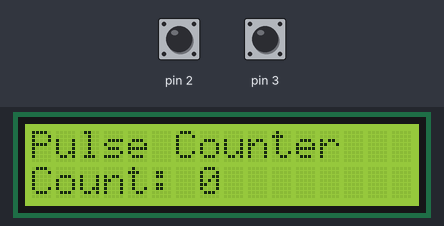
A sketch run on a simulated Arduino Uno, built with avr-gcc and run on an emulated ATmega328P. On the bench: 16×2 character LCD. The test bench sets the inputs (shaded band); at power-on: pin 2 HIGH, pin 3 HIGH. What the sketch prints to the serial monitor is not drawn.

Above: at 1.2 s.
1.3 s: pin 2 pulled LOW for 0.15 s
At 2.4 s:
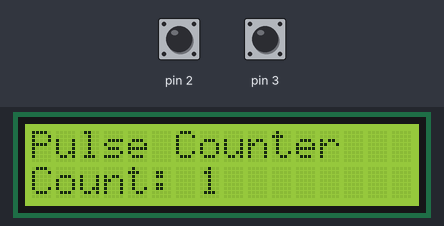
2.9 s: pin 2 pulled LOW for 1 s
At 3.6 s:
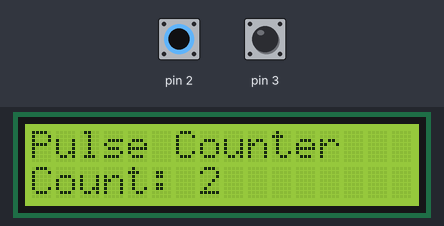
5.4 s: pin 3 pulled LOW for 0.15 s
At 6.7 s:
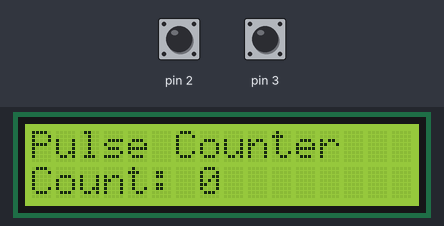
Timing chart, 0 to 8.4 s (numbered marks = the images above; inputs shaded):
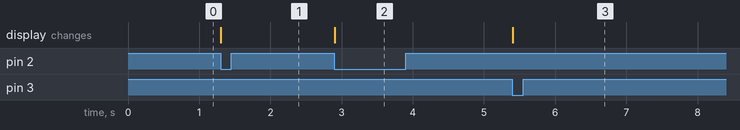

Measured:
- after the input at 1.3 s, the display: changes at once (image 1)
- after the input at 2.9 s, the display: changes at once (image 2)
- after the input at 5.4 s, the display: changes at once (image 3)

The sketch:

q4.ino
```cpp
#include <Arduino.h>
#include <avr/io.h>
#include <avr/interrupt.h>
#include <stdint.h>
#include <LiquidCrystal.h>

// LCD
LiquidCrystal lcd(8, 9, 10, 11, 12, 13);

// Counter
volatile int pulse = 0;

// Interrupt flags
volatile bool int0Flag = false;
volatile bool int1Flag = false;

// Interrupt event times
volatile unsigned long int0Time = 0;
volatile unsigned long int1Time = 0;

// Last accepted interrupt times
unsigned long lastINT0Time = 0;
unsigned long lastINT1Time = 0;

const unsigned long DEBOUNCE_TIME = 100;

// INT0 ISR - Button 1
// Increment counter
ISR(INT0_vect)
{
    int0Time = millis();
    int0Flag = true;
}

// INT1 ISR - Button 2
// Reset counter

ISR(INT1_vect)
{
    int1Time = millis();
    int1Flag = true;
}

// SETUP
void setup()
{
    // D2 = PD2 = INT0 -> INPUT
    // D3 = PD3 = INT1 -> INPUT

    DDRD &= ~(1 << DDD2);
    DDRD &= ~(1 << DDD3);

    // Enable internal pull-up resistors

    PORTD |= (1 << PORTD2);
    PORTD |= (1 << PORTD3);

    // LCD
    lcd.begin(16, 2);

    lcd.clear();

    lcd.setCursor(0, 0);
    lcd.print("Pulse Counter");

    lcd.setCursor(0, 1);
    lcd.print("Count: 0");

    // Serial
    Serial.begin(9600);

    // EICRA
    // ISC01 = 1, ISC00 = 0 -> INT0 FALLING
    // ISC11 = 1, ISC10 = 0 -> INT1 FALLING
    EICRA = (1 << ISC01) | (1 << ISC11);

    // EIMSK
    // Enable INT0 and INT1
    EIMSK = (1 << INT0) | (1 << INT1);

    // Enable global interrupts
    sei();
}

// LOOP
void loop()
{
    // INT0 EVENT
    if (int0Flag)
    {
        noInterrupts();

        int0Flag = false;
        unsigned long eventTime = int0Time;

        interrupts();

        // Debounce
        if (eventTime - lastINT0Time > DEBOUNCE_TIME)
        {
            pulse++;
            lastINT0Time = eventTime;

            // LCD
            lcd.setCursor(0, 1);
            lcd.print("Count:          ");

            lcd.setCursor(0, 1);
            lcd.print("Count: ");
            lcd.print(pulse);

            // Serial notification
            Serial.print("INT0: Pulse count = ");
            Serial.println(pulse);
        }
    }

    // INT1 EVENT
    if (int1Flag)
    {
        noInterrupts();

        int1Flag = false;
        unsigned long eventTime = int1Time;

        interrupts();

        // Debounce
        if (eventTime - lastINT1Time > DEBOUNCE_TIME)
        {
            pulse = 0;
            lastINT1Time = eventTime;

            // LCD
            lcd.setCursor(0, 1);
            lcd.print("Count:          ");

            lcd.setCursor(0, 1);
            lcd.print("Count: 0");

            // Serial notification
            Serial.println("INT1: Counter RESET");
        }
    }
}
```
